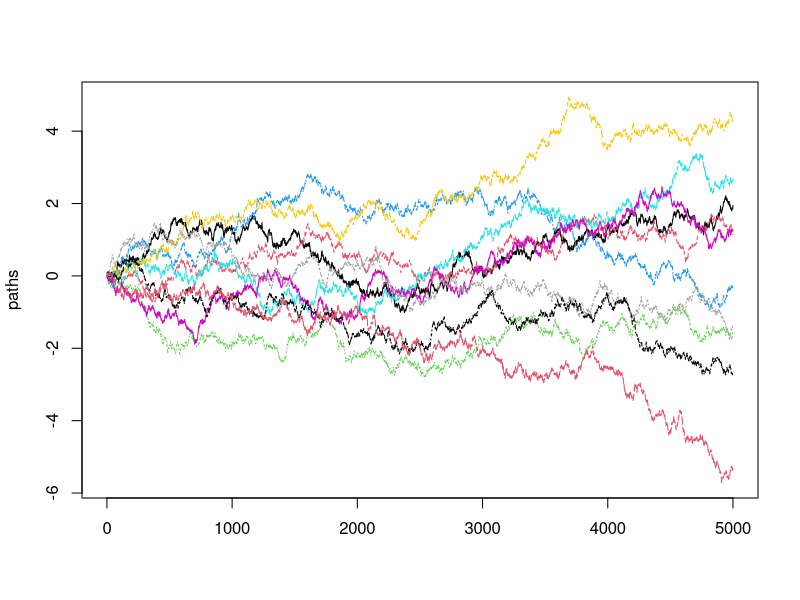

The R script that drew this image:
interval<-c(0,5)
n<-10
paths<-matrix(nrow=5000,ncol=10)
k<-5000

division<-(interval[2]-interval[1])/5000

for(i in 1:n){
	path<-vector(length=k)

	paths[1,i]=0

	for(j in 2:k){
		paths[j,i]=paths[j-1,i]+sqrt(division)*rnorm(1)
	}
}

cat("Expected Value of w(2) : ",mean(paths[2000,]),"\n")
cat("Expected Value of w(5) : ",mean(paths[5000,]),"\n")

png("que1_single.png")
matplot	(paths,col=1:10,type='l')
